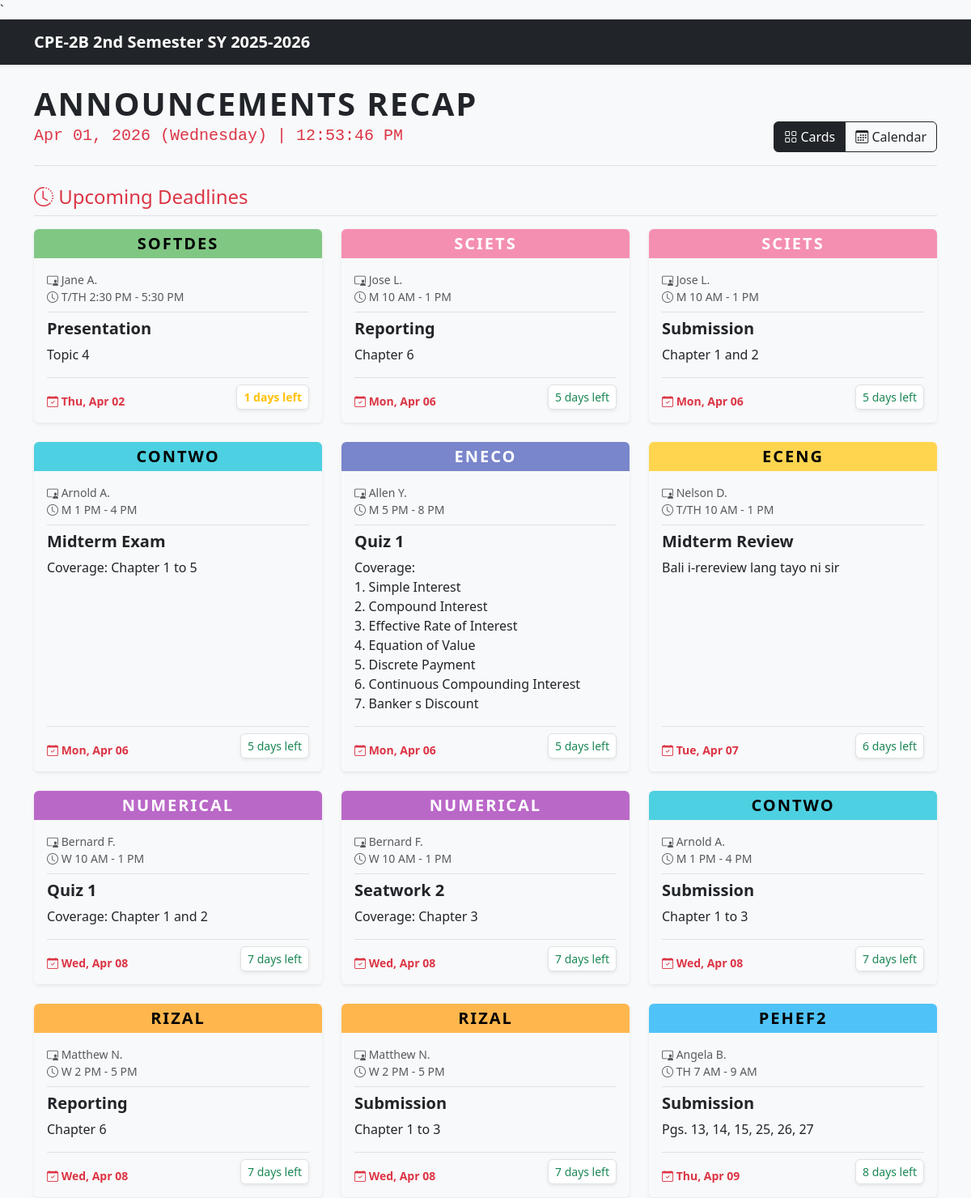
Before: / (upper part) with the older database file.
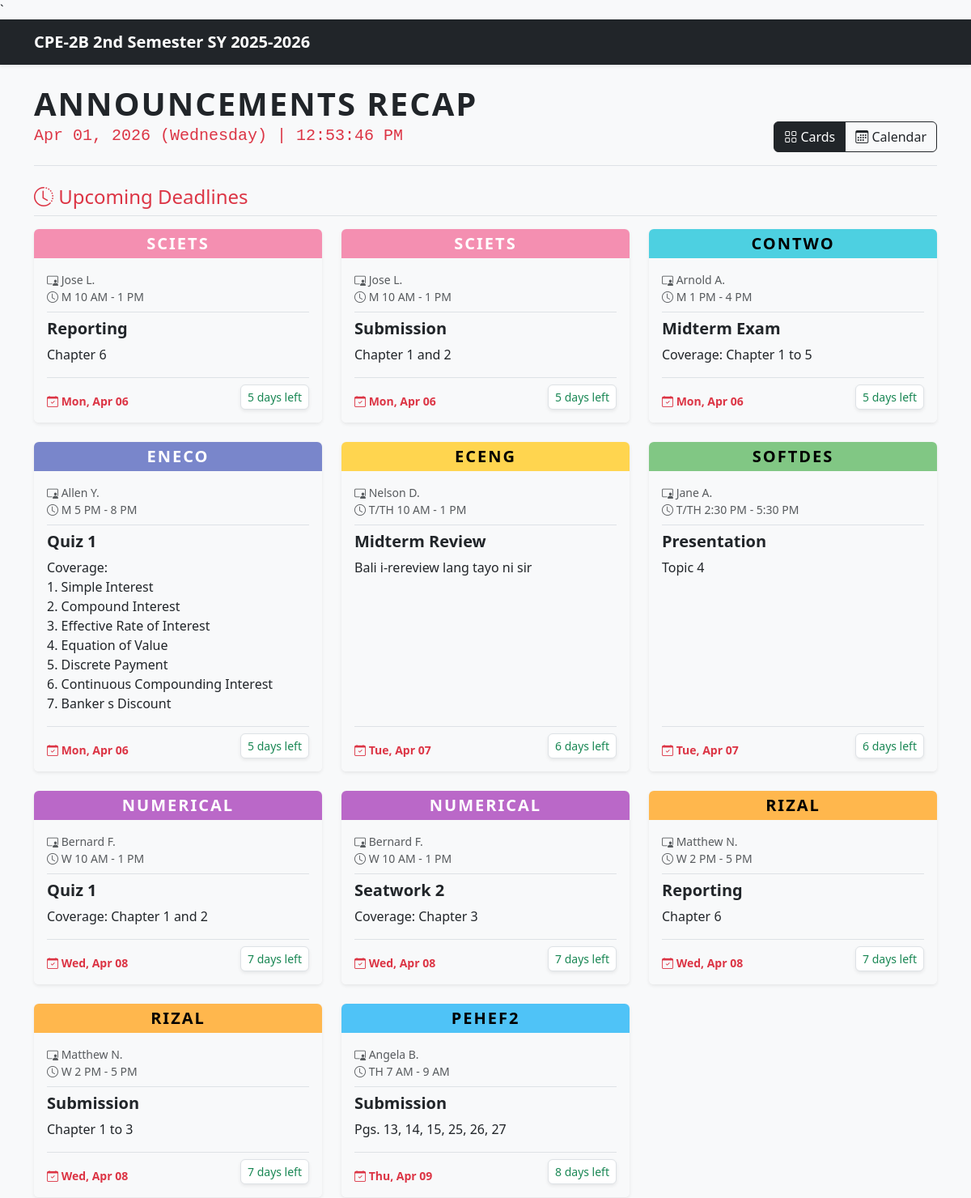
After: the same page with the newer database file.
### tables this page shows
CREATE TABLE IF NOT EXISTS `tbl_announcements` (
  `id` int NOT NULL AUTO_INCREMENT,
  `admin_id` int DEFAULT NULL,
  `subject_id` int DEFAULT NULL,
  `title` varchar(100) NOT NULL,
  `content` text NOT NULL,
  `due_date` date DEFAULT NULL,
  `due_time` time DEFAULT NULL,
  `end_date` date DEFAULT NULL,
  `status` enum('active','archived') DEFAULT 'active',
  `created_at` timestamp NULL DEFAULT CURRENT_TIMESTAMP,
  `updated_at` timestamp NULL DEFAULT CURRENT_TIMESTAMP ON UPDATE CURRENT_TIMESTAMP,
  PRIMARY KEY (`id`),
  KEY `admin_id` (`admin_id`),
  KEY `subject_id` (`subject_id`),
  KEY `idx_due_date` (`due_date`),
  KEY `idx_subject_status` (`subject_id`,`status`),
  CONSTRAINT `tbl_announcements_ibfk_1` FOREIGN KEY (`admin_id`) REFERENCES `tbl_admins` (`id`) ON DELETE SET NULL,
  CONSTRAINT `tbl_announcements_ibfk_2` FOREIGN KEY (`subject_id`) REFERENCES `tbl_subjects` (`id`) ON DELETE CASCADE
);

CREATE TABLE IF NOT EXISTS `tbl_subjects` (
  `id` int NOT NULL AUTO_INCREMENT,
  `code` varchar(20) NOT NULL,
  `name` varchar(100) NOT NULL,
  `professor` varchar(100) DEFAULT NULL,
  `schedule` varchar(100) DEFAULT NULL,
  `color_theme` varchar(50) DEFAULT 'bg-other',
  `status` enum('active','archived') DEFAULT 'active',
  `created_at` timestamp NULL DEFAULT CURRENT_TIMESTAMP,
  PRIMARY KEY (`id`)
);

### includes/helpers.php (called while the page is built, shortened)
<?php
function e($string)
{
    return htmlspecialchars($string ?? '', ENT_QUOTES, 'UTF-8');
}
function parseScheduleTime($schedule)
{
    if (preg_match('/(\d{1,2}(:\d{2})?\s*[AP]M)/i', $schedule, $matches)) {
        return strtotime($matches[1]);
    }
    return 9999999999;
}
function getActiveAnnouncements($pdo)
{
    $announcements = $pdo->query("SELECT a.*, s.code, s.name, s.professor, s.schedule, s.color_theme
                        FROM tbl_announcements a
                        LEFT JOIN tbl_subjects s ON a.subject_id = s.id
                        WHERE a.status = 'active' ORDER BY ISNULL(a.due_date), a.due_date ASC")->fetchAll();
    usort($announcements, function ($a, $b) {
        if ($a['due_date'] !== $b['due_date']) return 0;
        $timeA = parseScheduleTime($a['schedule']);
        $timeB = parseScheduleTime($b['schedule']);
        if ($timeA !== $timeB) return $timeA <=> $timeB;
        return strcmp($a['code'], $b['code']);
    });
    return $announcements;
}
function getDaysLeft(string $dueDate): array
{
    $today = new DateTime('today', new DateTimeZone('Asia/Manila'));
    $due   = new DateTime($dueDate, new DateTimeZone('Asia/Manila'));
    $diff  = (int) $today->diff($due)->format('%r%a');
    if ($diff > 3)       return ['label' => "{$diff} days left",  'class' => 'text-success'];
    if ($diff > 0)       return ['label' => "{$diff} days left",  'class' => 'text-warning fw-bold'];
    return               ['label' => abs($diff) . 'd overdue',    'class' => 'text-danger text-decoration-line-through'];
}

### public/index.php (the view, shortened to what this page needs)
<?php
require_once __DIR__ . '/../includes/db.php';
require_once __DIR__ . '/../includes/helpers.php';
$announcements = getActiveAnnouncements($pdo);
$upcomingDeadlines = array_filter($announcements, fn($a) => !empty($a['due_date']));
include __DIR__ . '/../includes/header.php';
?>
<div class="d-flex flex-column flex-md-row justify-content-between align-items-center align-items-md-end mb-4 mt-3 border-bottom pb-3 text-center text-md-start">
    <div class="mb-3 mb-md-0">
        <h1 class="display-6 fw-bold text-uppercase mb-0" style="letter-spacing: 2px;">Announcements Recap</h1>
        <h5 class="text-danger font-monospace mt-1">
            <?= date('M d, Y (l)') ?> | <span id="liveClock"><?= date('h:i:s A') ?></span>
        </h5>
    </div>
    <div class="btn-group" role="group">
        <button class="btn btn-outline-dark active" id="btn-card" onclick="toggleView('card')"><i class="bi bi-grid"></i> Cards</button>
        <button class="btn btn-outline-dark" id="btn-calendar" onclick="toggleView('calendar')"><i class="bi bi-calendar3"></i> Calendar</button>
    </div>
</div>
<div id="view-card">
    <h4 class="text-danger mb-3 border-bottom pb-2"><i class="bi bi-clock-history"></i> Upcoming Deadlines</h4>
    <div class="row row-cols-1 row-cols-md-2 row-cols-lg-3 g-4 mb-5">
        <?php foreach ($upcomingDeadlines as $row): ?>
            <?php $timeStatus = getDaysLeft($row['due_date']); ?>
            <div class="col">
                <div class="card h-100 shadow-sm border-0 announcement-card">
                    <div class="card-header border-0 text-center p-0">
                        <span class='badge w-100 py-2 fs-5 <?= e($row['color_theme']) ?>' style="border-radius: 6px 6px 0 0; letter-spacing: 2px;">
                            <?= e($row['code']) ?>
                        </span>
                    </div>
                    <div class="card-body pt-3 bg-light rounded-bottom d-flex flex-column">
                        <div class="text-muted small mb-2 border-bottom pb-2">
                            <i class="bi bi-person-video3"></i> <?= e($row['professor']) ?> <br>
                            <i class="bi bi-clock"></i> <?= e($row['schedule']) ?>
                        </div>
                        <h5 class="card-title fw-bold text-dark"><?= e($row['title']) ?></h5>
                        <div class="card-text mb-3 flex-grow-1"><?= nl2br(e($row['content'])) ?></div>
                        <div class="mt-auto pt-2 border-top d-flex justify-content-between align-items-end">
                            <div class="text-danger fw-bold small">
                                <i class="bi bi-calendar-check"></i>
                                <?php if ($row['end_date']): ?>
                                    <?= date('M d', strtotime($row['due_date'])) ?> - <?= date('M d, Y', strtotime($row['end_date'])) ?>
                                <?php else: ?>
                                    <?= date('D, M d', strtotime($row['due_date'])) ?>
                                <?php endif; ?>
                            </div>
                            <span class="small <?= $timeStatus['class'] ?> bg-white px-2 py-1 rounded border shadow-sm">
                                <?= $timeStatus['label'] ?>
                            </span>
                        </div>
                    </div>
                </div>
            </div>
        <?php endforeach; ?>
    </div>
</div>
<?php include __DIR__ . '/../includes/footer.php'; ?>

### includes/header.php (shortened to what this page needs)
<!DOCTYPE html>
<html lang="en">
<head>
    <link href="https://cdn.jsdelivr.net/npm/bootstrap@5.3.0/dist/css/bootstrap.min.css" rel="stylesheet">
    <link rel="stylesheet" href="https://cdn.jsdelivr.net/npm/bootstrap-icons@1.10.5/font/bootstrap-icons.css">
    <link rel="stylesheet" href="/assets/css/style.css">
</head>
<body class="bg-light">
    <nav class="navbar navbar-expand-lg navbar-dark bg-dark mb-4 shadow-sm">
        <div class="container">
            <a class="navbar-brand fw-bold" href="/"> CPE-2B 2nd Semester SY 2025-2026</a>
        </div>
    </nav>
    <div class="container pb-5">
        <?php require_once __DIR__ . '/helpers.php';
        displayFlash(); ?>

### includes/footer.php (shortened to what this page needs)
</div>
</body>
</html>

### assets/css/style.css (style rules this page uses)
body { background-color: #f8f9fa; font-family: "Segoe UI", Tahoma, Geneva, Verdana, sans-serif; }
.announcement-card { transition: transform 0.2s; }
.bg-sciets { background-color: #f48fb1 !important; color: #fff !important; }
.bg-contwo { background-color: #4dd0e1 !important; color: #000 !important; }
.bg-eneco { background-color: #7986cb !important; color: #fff !important; }
.bg-eceng { background-color: #ffd54f !important; color: #000 !important; }
.bg-softdes { background-color: #81c784 !important; color: #000 !important; }
.bg-numerical { background-color: #ba68c8 !important; color: #fff !important; }
.bg-rizal { background-color: #ffb74d !important; color: #000 !important; }
.bg-pehef2 { background-color: #4fc3f7 !important; color: #000 !important; }

Changed rows visible on the page:
removed tbl_announcements: subject.code "CONTWO", subject.professor "Arnold A.", subject.schedule "M 1 PM - 4 PM", title "Submission", content "Chapter 1 to 3", due_date "Wed, Apr 08", due_date "7 days left"
changed tbl_announcements "Presentation": due_date "Thu, Apr 02" → "Tue, Apr 07"; due_date "1 days left" → "6 days left"; moves down the list
